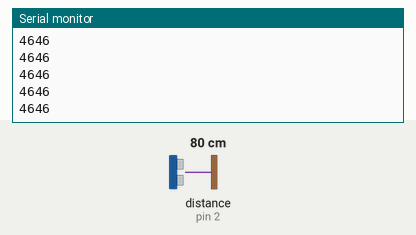
Recording of a sketch running on a simulated Arduino Uno, built with avr-gcc and run on an emulated ATmega328P. On the bench: the last lines printed to the serial monitor. Wiring (inferred from the names in the program): ultrasonic range finder: trigger pin 3; echo pin 2. The inputs (shaded band) are chosen by the test bench; at power-on: distance to the obstacle (sensor on pin 2) 80 cm. The echo pulse lasts 58.3 µs per cm.

Above: at 1.2 s.
1.3 s: distance to the obstacle (sensor on pin 2) set to 2 cm
At 1.38 s:
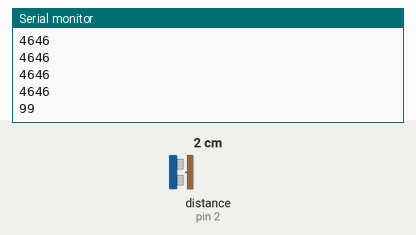
2.8 s: distance to the obstacle (sensor on pin 2) set to 4 cm
At 2.89 s:
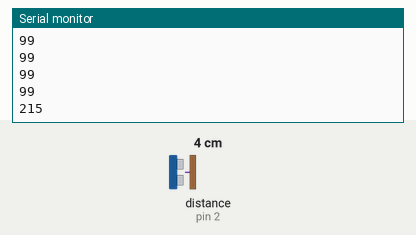
Timing chart, 0 to 5.8 s (numbered marks = the images above; inputs shaded):
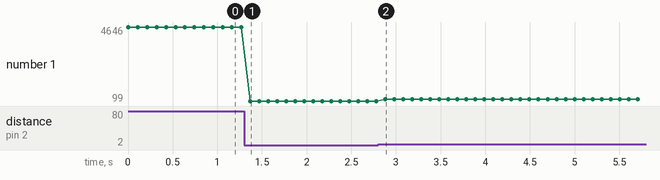

Measured:
- after the input at 1.3 s, the serial monitor: prints a new line after 0.07 s (image 1)
- after the input at 2.8 s, the serial monitor: prints a new line after 0.08 s (image 2)
- plotted number 1: 4646 → 99 after the input at 1.3 s, 99 → 215 after the input at 2.8 s

The sketch:

sensorUltrasonidos.ino
```cpp
//Sensor de Ultrasonidos
int trig = 3;
int echo = 2;
int duration;
int distance;

void setup() {
//Sensor de Ultrasonidos
pinMode(trig, OUTPUT);
pinMode(echo, INPUT);

//serial
Serial.begin(9600);
}

void loop() {

  digitalWrite(trig, HIGH);
  //delay(1);
  digitalWrite (trig, LOW);
  duration = pulseIn(echo, HIGH);
  distance = duration;
  /*
  if(distance > 0 && distance < 50) {
    Serial.println(distance);
    delay(50);
    }*/
  Serial.println(distance);
  delay(100);
}
```
